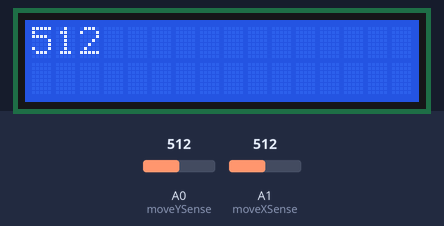
A sketch run on a simulated Arduino Uno, built with avr-gcc and run on an emulated ATmega328P. Parts: 16×2 character LCD. Inputs (shaded band) come from the test bench; at power-on: A1 (moveXSense) = 512, A0 (moveYSense) = 512.

Above: at 1.2 s.
1.3 s: A1 (moveXSense) set to 716
At 1.8 s:
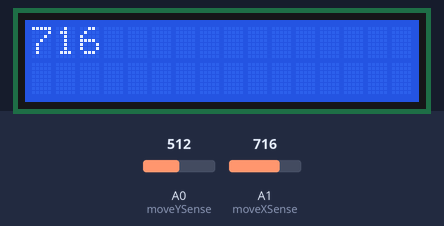
4.3 s: A1 (moveXSense) set to 900
At 5.7 s:
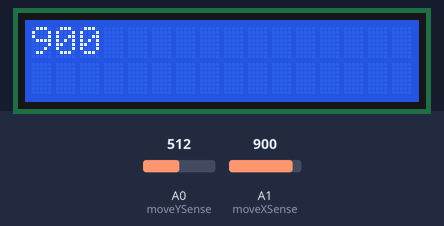
7.3 s: A1 (moveXSense) set to 1023
At 8.4 s:
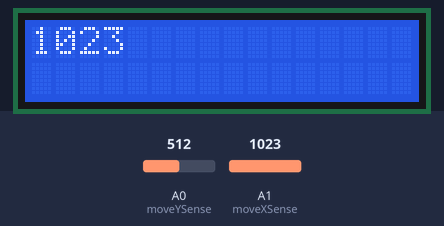
Timing chart, 0 to 10.3 s (numbered marks = the images above; inputs shaded):
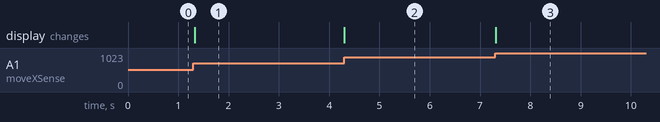

Measured:
- after the input at 1.3 s, the display: changes at once (image 1)
- after the input at 4.3 s, the display: changes at once (image 2)
- after the input at 7.3 s, the display: changes at once (image 3)

The sketch:

lcd_hello_world.ino
```cpp
#include <LiquidCrystal.h>

LiquidCrystal lcd(12, 11, 5, 4, 3, 2);

byte hi[8] = {
  B10101,
  B10101,
  B10101,
  B11101,
  B10101,
  B10101,
  B10101,
};

int moveYSense = A0;
int moveXSense = A1;
int moveY = 0;
int moveX = 0;

void setup() {

  lcd.createChar(0, hi);
  lcd.begin(16, 2);
  lcd.write(byte(0));
  lcd.print(" there");
}

void loop() {
  moveY = analogRead(moveXSense);
  moveX = analogRead(moveYSense);
  lcd.clear();
  lcd.print(String(moveY));
}
```
